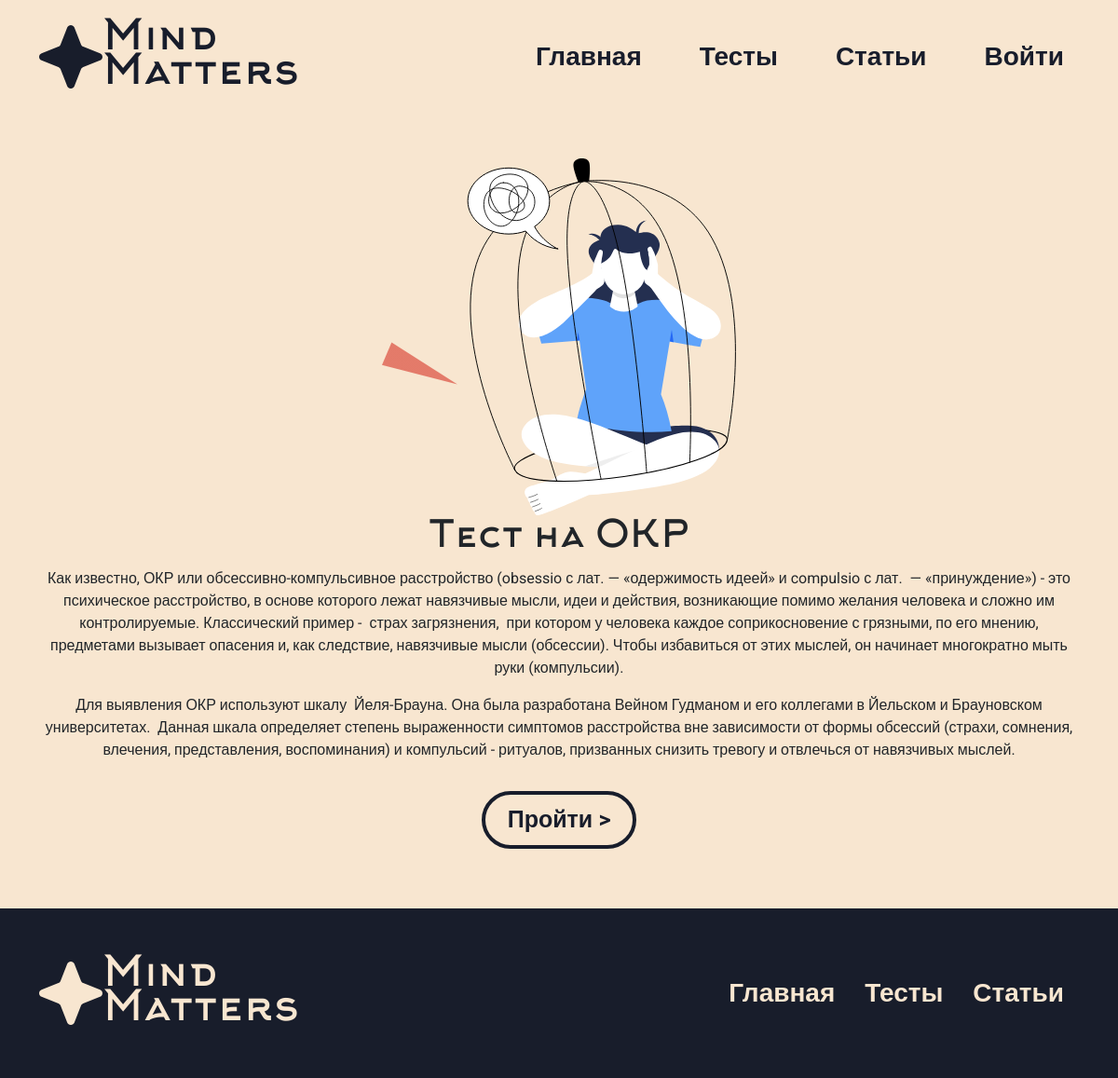
The page /test/5 on the database its author committed.
### app/models.py (models this page shows, shortened)
class Tests(db.Model):
    id = db.Column(db.Integer,primary_key=True)
    title = db.Column(db.String(100))
    text = db.Column(db.Text)
    image_name = db.Column(db.String(100))
    category = db.Column(db.String(100))
    color = db.Column(db.String(100))

### app/views.py (the view)
@app.route('/test/<int:id>', methods=['GET', 'POST'])
def test(id):
    session['testing'] = 0
    test = Tests.query.get(id)
    questions = Question.query.filter_by(id_test=test.id).all()
    questions_id_list = []
    for el in questions:
        questions_id_list.append(el.id)
    session['testing_questions'] = questions_id_list
    return render_template("test.html",test=test)

### app/views.py (called while the page is built)
@app.context_processor
def inject_user():
    def get_user_name():
        if 'name' in session:
            return Users.query.filter_by(email=session['name']).first()
    return dict(active_user=get_user_name())

### app/templates/test.html (shortened to what this page needs)
<!DOCTYPE html>
<html lang="en">
<head>
    <link href="https://cdn.jsdelivr.net/npm/bootstrap@5.3.3/dist/css/bootstrap.min.css" rel="stylesheet"
>
    <link rel="stylesheet" href="../static/css/style.css">
</head>
<body>
    <div style="background-color: #F8E6D0;">
        <div class="container" bis_skin_checked="1">
            <header class="d-flex flex-wrap  align-items-center py-4">
                <a href="/" class="d-flex align-items-center mb-3 mb-md-0 me-md-auto text-decoration-none main-logo">
                    <img src="../static/img/logo.svg" alt="">
                    <span class="logo-text">Mind <br> Matters</span>
                </a>
                <ul class="nav nav-pills nav-links">
                    <li class="nav-item"><a href="/" class="nav-link first-link">Главная</a></li>
                    <li class="nav-item"><a href="/tests" class="nav-link">Тесты</a></li>
                    <li class="nav-item"><a href="/articles" class="nav-link">Статьи</a></li>
                    {%if 'name' in session%}
                    <li class="nav-item"><a href="/profile" class="nav-link auth">Профиль</a></li>
                    <li class="nav-item"><a href="/logout" class="nav-link auth">Выйти</a></li>
                    {% else %}
                    <li class="nav-item"><a href="/auth" class="nav-link auth">Войти</a></li>
                    {%endif%}
                </ul>
            </header>
        </div>
    </div>
    <div class="start-test py-5">
        <div class="container d-flex flex-column align-items-center justify-content-center text-center">
            <img src="../static/img/upload/{{test.image_name}}" class="image-fluid" alt="">
            <h1>{{test.title}}</h1>
            {% autoescape false %}
            {{test.text}}
            {% endautoescape %}
            <a href="/testing/id{{test.id}}question{{session['testing_questions'][0]}}"
                class="standart-btn py-2 px-4 my-3">Пройти ></a>
        </div>
    </div>
    <footer>
        <div class="container">
            <div class="big-footer">
                <div class="d-flex justify-content-evenly  align-items-center py-4">
                    <a href="#" class="d-flex align-items-center mb-3 mb-md-0 me-md-auto text-decoration-none">
                        <img src="../static/img/footer.svg" alt="">
                        <span class="logo-text-footer">Mind <br> Matters</span>
                    </a>
                    <ul class="nav nav-pills nav-links-footer">
                        <li class="nav-item"><a href="/" class="nav-link first-link">Главная</a></li>
                        <li class="nav-item"><a href="/tests" class="nav-link">Тесты</a></li>
                        <li class="nav-item"><a href="/articles" class="nav-link">Статьи</a></li>
                    </ul>
                </div>
            </div>
        </div>
    </footer>
</body>
</html>

### app/static/css/style.css (style rules this page uses)
* { font-family: "Roboto", sans-serif; }
header { z-index: 1000; }
.logo-text { font-size: 45px; line-height: 37px; font-family: "Arkhip"; color: #181d2b; }
.nav-links a { font-size: 28px; color: #181d2b; line-height: 32px; position: relative; text-decoration: none; font-weight: bold; font-family: "Roboto", sans-serif; z-index: 1000; }
.nav-links a:not(.first-link) { margin-left: 30px; }
footer { background-color: #181d2b; padding: 30px; }
.logo-text-footer { font-size: 45px; line-height: 37px; font-family: "Arkhip"; color: #f8e6d0; }
.nav-links-footer a { font-size: 28px; color: #f8e6d0; line-height: 32px; position: relative; text-decoration: none; font-weight: bold; font-family: "Roboto", sans-serif; }
.standart-btn { font-family: "Roboto", sans-serif; font-weight: bold; border: #181d2b solid 4px; border-radius: 50px; font-size: 25px; color: #181d2b; text-decoration: none; font-weight: bold; }
.start-test { background-color: #f8e6d0; }
.start-test p { font-family: "Roboto", sans-serif; }
.start-test h1 { font-family: "Arkhip"; }

### rows shown on the page
Tests: image_name (picture), title "Тест на ОКР", text "Как известно, ОКР или обсессивно-компульсивное расстройство (obsessio с лат. — «одержимость идеей» и compulsio с лат. — «принуждение») - это психическое расстройство, в основе которого лежат навязчивые мысли, идеи и действия, возникающие помимо желания человека и сложно им контролируемые. Классический пример - страх загрязнения, при котором у человека каждое соприкосновение с грязными, по его мнению, предметами вызывает опасения и, как следствие, навязчивые мысли (обсессии). Чтобы избавиться от этих мыслей, он начинает многократно мыть руки (компульсии). Для выявления ОКР используют шкалу Йеля-Брауна. Она была разработана Вейном Гудманом и его коллегами в Йельском и Брауновском…"
